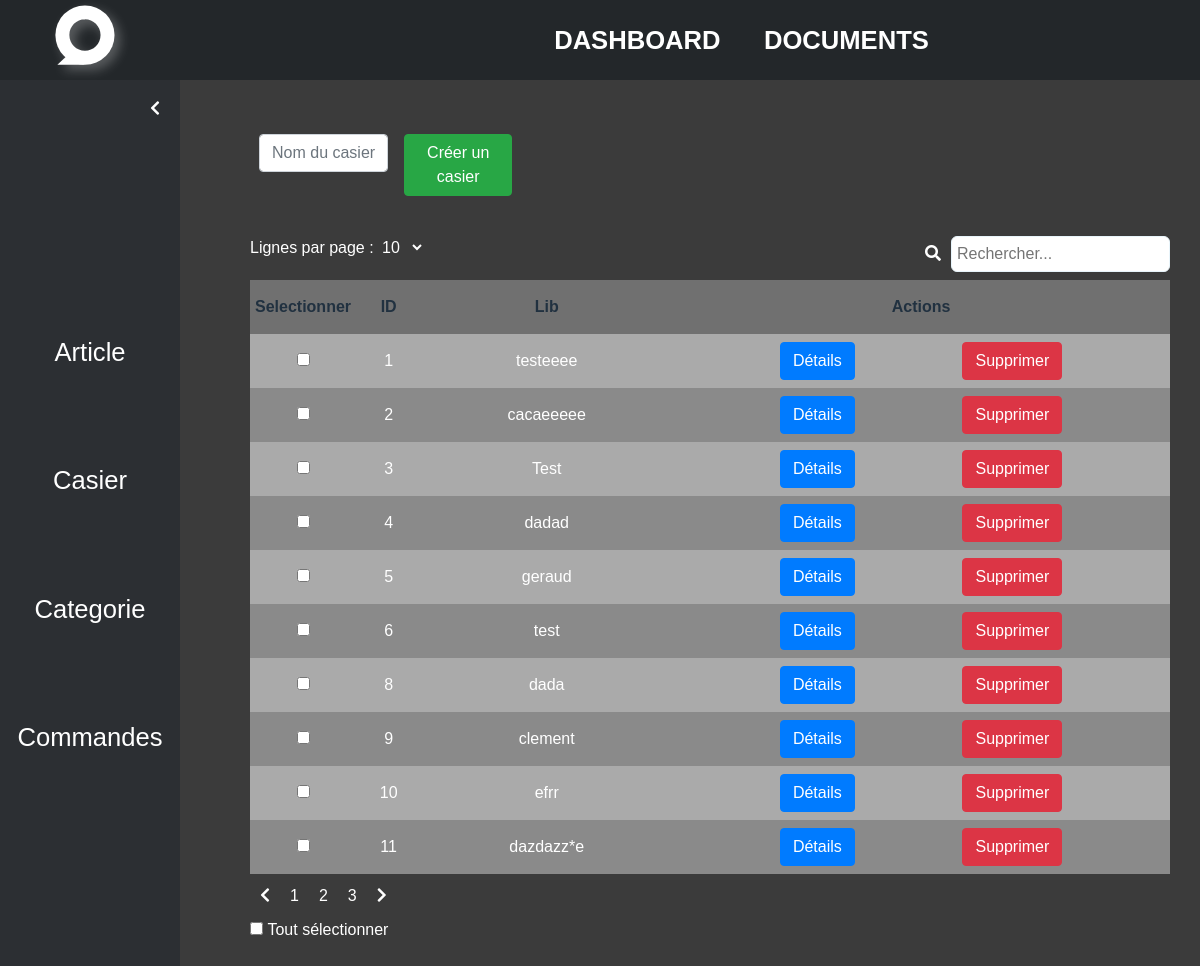
Page /tables/casier/index.php on the committed database.
### tables this page shows
CREATE TABLE `casier` (
  `cas_ID` int(11) NOT NULL,
  `cas_lib` varchar(10) NOT NULL,
  `cas_is_visible` int(1) NOT NULL DEFAULT 1
);

### lib/includes/defines.inc.php (called while the page is built, shortened)
<?php
$oCasier = new Casier();
$isProd = false;
if(!$isProd){
    $path = "/";
}else{
    $server = "db5005005670.hosting-data.io";
    $username = "dbu361051";
    $password = "Hippo14campes440!";
    $dbname = "dbs4185065";
    $path = "https://arthurlecompte.com/";
}
?>

### lib/includes/db/classes/casier.class.inc.php (called while the page is built, shortened)
<?php
class Casier{
    public function db_get_all(){
        global $conn;
        $request = "SELECT cas_ID AS arrkey, cas_ID, cas_lib FROM ".DB_TABLE_CASIER." WHERE cas_is_visible=1;";
        try{
            $sql = $conn->query($request);
            return $sql->fetchAll(\PDO::FETCH_GROUP|\PDO::FETCH_UNIQUE|\PDO::FETCH_ASSOC);
        }catch(PDOException $e){
            return $this->errmessage.$e->getMessage();
        }
    }
}
?>

### tables/casier/index.php (the view, shortened to what this page needs)
<?php
    require '../../lib/includes/defines.inc.php';
    require '../../lib/includes/navbar.php';
    require '../../lib/includes/sidenav.php';
    require '../../lib/includes/doctype.php';
    echo doctype("Casier", $path);
    echo navbar($path);
    echo sidenav($path);
?>
<body>
<?php
        $data = $oCasier->db_get_all();
  ?>
  <div class="main-container sidenav-open">
        <form action="trait.php" method="post">
            <div class="form-group row col-4 p-4">
                <input class="form-control col-6 mr-3 createLib" type="text" placeholder="Nom du casier">
                <button class="btn btn-success col-5 createBtn" name="create" type="button">Créer un casier</button>
            </div>
        </form>
        <div class="table-container">
            <table id="table">
                <thead>
                <th>Selectionner</th>
                <th style='text-align :center'>ID</th>
                <th style='text-align :center'>Lib</th>
                <th style='text-align :center'>Actions</th>
                </thead>
                <tbody>
                <?php
                foreach ($data as $key) {
                    $id = $key["cas_ID"]; ?>
                    <tr data-value="<?php echo $id ?>" data-rowindex="<?php echo $id ?>">
                        <td style='width: 5%'>
                            <input type='checkbox' class='checkbox' data-index="<?php echo $id ?>" checked='false'>
                        </td>
                        <td>
                            <center><?php echo $id ?></center>
                        </td>
                        <td>
                            <center><?php echo $key["cas_lib"] ?></center>
                        </td>
                        <td style='display:flex; justify-content: space-evenly;'>
                            <button type='button' data-index="<?php echo $id ?>" class='btn btn-primary updateBtn' data-toggle='modal' data-target='#updateModal'>
                                Détails
                            </button>
                            <button type="button" data-index="<?php echo $id ?>" name="delete" class="delete-btn btn btn-danger">
                                Supprimer
                            </button>
                        </td>
                    </tr>
                    <?php
                }
                ?>
                </tbody>
            </table>
            <input type="checkbox" class="select-all" id="select-all">
            <label for="select-all" class="form-check-label">Tout sélectionner</label>
    </div>
  </div>
</body>
</html>

### assets/css/main.css (style rules this page uses)
:root { --blue: #7289da; --white: #fff; --grey: #99aab5; --light-dark: #2c2f33; --dark: #23272a; }
* { margin: 0; padding: 0; box-sizing: border-box; font-family: 'Poppins', sans-serif; }

### assets/css/navbar.css (style rules this page uses)
.main-container { margin-top: 10vh; padding: 30px; }

### assets/css/sidenav.css (style rules this page uses)
.main-container { transition: all 300ms ease-in-out; padding-left: 70px; }
.main-container.sidenav-open { margin-left: 15%; }

### rows in the picture
casier: cas_ID "1", cas_lib "testeeee"
casier: cas_ID "2", cas_lib "cacaeeeee"
casier: cas_ID "3", cas_lib "Test"
casier: cas_ID "4", cas_lib "dadad"
casier: cas_ID "5", cas_lib "geraud"
casier: cas_ID "6", cas_lib "test"
casier: cas_ID "8", cas_lib "dada"
casier: cas_ID "9", cas_lib "clement"
casier: cas_ID "10", cas_lib "efrr"
casier: cas_ID "11", cas_lib "dazdazz*e"
